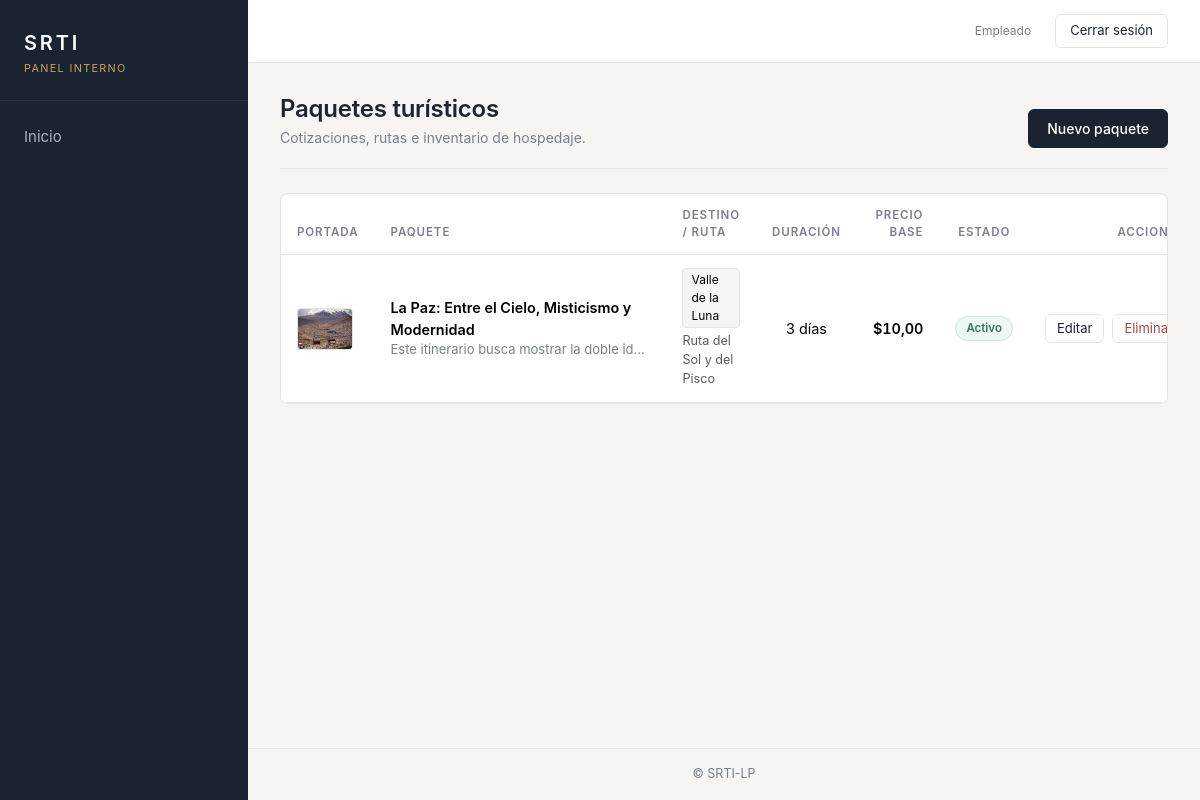
Page /gestion/paquetes/ on the committed database.
### apps/inventory/models.py (models this page shows, shortened)
class Paquete(models.Model):
    DIFICULTAD_CHOICES = [
        ('baja', 'Baja 🟢'),
        ('media', 'Media 🟡'),
        ('alta', 'Alta 🔴'),
    ]
    destino = models.ForeignKey('Destino', on_delete=models.PROTECT, related_name='paquetes_asociados')
    ruta = models.ForeignKey('Ruta', on_delete=models.SET_NULL, null=True, blank=True, verbose_name="Ruta Incluida")
    categoria = models.ForeignKey('Categoria', on_delete=models.CASCADE, verbose_name="Categoría")
    nombre = models.CharField(max_length=200)
    descripcion = models.TextField(verbose_name="Descripción completa")
    duracion_dias = models.IntegerField(verbose_name="Duración (Días)")
    precio_base = models.DecimalField(max_digits=10, decimal_places=2, verbose_name="Precio Base ($)")
    dificultad = models.CharField(max_length=10, choices=DIFICULTAD_CHOICES, default='media')
    cupos_totales = models.IntegerField(verbose_name="Cupos Totales")
    esta_activo = models.BooleanField(default=True, verbose_name="¿Publicado/Disponible para la venta?")
    calificacion_promedio = models.DecimalField(max_digits=3, decimal_places=2, default=4.5, verbose_name="Calificación")
    pois = models.ManyToManyField('PuntoDeInteres', related_name='paquetes_incluidos', verbose_name="Joyas Ocultas Incluidas", blank=True)
    class Meta:
        verbose_name = "Paquete Turístico"
        verbose_name_plural = "Paquetes Turísticos"

class ImagenPaquete(models.Model):
    paquete = models.ForeignKey(
        Paquete,
        on_delete=models.CASCADE,
        related_name='imagenes_galeria',
        verbose_name="Paquete Asociado"
    )
    imagen = models.ImageField(
        upload_to='paquetes_galeria/',
        verbose_name="Foto de la Galería",
        null=True, blank=True  # 👈 ¡Agrégale esto temporalmente!
    )
    fecha_subida = models.DateTimeField(default=timezone.now, verbose_name="Fecha de Subida")
    class Meta:
        verbose_name = "Imagen de Paquete"
        verbose_name_plural = "Imágenes de Paquetes"
        ordering = ['-fecha_subida']

class Destino(models.Model):
    TIPO_CHOICES = [
        ('urbano', 'Urbano 🏙️'),
        ('natural', 'Natural 🌲'),
        ('cultural', 'Cultural 🏛️'),
        ('gastronomico', 'Gastronómico 🍲'),
    ]
    nombre = models.CharField(max_length=200, verbose_name="Nombre del Destino")
    descripcion = models.TextField(verbose_name="Descripción detallada")
    ubicacion = models.CharField(max_length=250, blank=True, null=True, verbose_name="Ubicación General")
    latitud = models.FloatField(verbose_name="Latitud", blank=True, null=True)
    longitud = models.FloatField(verbose_name="Longitud", blank=True, null=True)
    tipo = models.CharField(max_length=20, choices=TIPO_CHOICES, default='natural', verbose_name="Tipo de Destino")
    clima = models.CharField(max_length=100, verbose_name="Clima Predominante")
    esta_activo = models.BooleanField(default=True, verbose_name="Estado Activo")
    fecha_creacion = models.DateTimeField(auto_now_add=True)
    class Meta:
        verbose_name = "Destino Turístico"
        verbose_name_plural = "Destinos Turísticos"
        ordering = ['-fecha_creacion']

class Ruta(models.Model):
    destino = models.ForeignKey('Destino', on_delete=models.PROTECT, related_name='rutas', verbose_name="Destino Principal")
    nombre = models.CharField(max_length=200, verbose_name="Nombre de la Ruta")
    descripcion = models.TextField(verbose_name="Descripción del Recorrido", blank=True)
    duracion_estimada = models.PositiveIntegerField(verbose_name="Duración Total (Minutos)", help_text="Tiempo total estimado de la ruta", default=0) # 💡 editable=False hace que no se pueda modificar a mano en el admin
    origen_logistico = models.CharField(max_length=200, verbose_name="Punto de Origen", default="Terminal Principal")
    destino_logistico = models.CharField(max_length=200, verbose_name="Punto de Destino Final", default="Punto Central")
    horario_salida = models.TimeField(verbose_name="Horario de Salida", null=True, blank=True)
    horario_retorno = models.TimeField(verbose_name="Horario de Retorno", null=True, blank=True)
    paradas = models.ManyToManyField(
        'PuntoDeInteres',
        through='ParadaRuta',
        related_name='rutas_que_lo_incluyen',
        verbose_name="Paradas de la Ruta"
    )
    esta_activa = models.BooleanField(default=True, verbose_name="¿Ruta Activa?")
    class Meta:
        verbose_name = "Ruta"
        verbose_name_plural = "Rutas"

### apps/gestion/views.py (the view)
# urls.py: path('paquetes/', views.PaqueteListView.as_view(), name='lista_paquetes'),
class PaqueteListView(ListView):
    model = Paquete
    template_name = 'gestion/ventas/paquete_lista.html'
    context_object_name = 'paquetes'

### apps/gestion/templates/gestion/ventas/paquete_lista.html (shortened to what this page needs)
{% extends 'base_dashboard.html' %}
{% load static %}
{% block content %}
<div class="page-header">
    <div>
        <h1 class="page-title">Paquetes turísticos</h1>
        <p class="page-subtitle">Cotizaciones, rutas e inventario de hospedaje.</p>
    </div>
    <a href="{% url 'gestion:crear_paquete' %}" class="btn-accent">Nuevo paquete</a>
</div>
<div class="panel">
    <div class="table-responsive">
        <table class="table table-hover align-middle mb-0">
            <thead>
                <tr>
                    <th style="width: 88px;">Portada</th>
                    <th>Paquete</th>
                    <th>Destino / Ruta</th>
                    <th class="text-center">Duración</th>
                    <th class="text-end">Precio base</th>
                    <th class="text-center">Estado</th>
                    <th class="text-end" style="width: 160px;">Acciones</th>
                </tr>
            </thead>
            <tbody>
                {% for paquete in paquetes %}
                <tr>
                    <td>
                        {% with foto=paquete.imagenes_galeria.all.0 %}
                            {% if foto %}
                                <img src="{{ foto.imagen.url }}" class="thumb" alt="">
                            {% else %}
                                <div class="thumb thumb-empty">Sin foto</div>
                            {% endif %}
                        {% endwith %}
                    </td>
                    <td>
                        <div class="cell-title">{{ paquete.nombre }}</div>
                        <div class="cell-desc text-truncate">{{ paquete.descripcion }}</div>
                    </td>
                    <td>
                        <span class="tag">{{ paquete.destino.nombre }}</span>
                        <div class="text-muted small mt-1">{{ paquete.ruta.nombre|default:"Sin ruta asignada" }}</div>
                    </td>
                    <td class="text-center">{{ paquete.duracion_dias }} días</td>
                    <td class="text-end price">${{ paquete.precio_base }}</td>
                    <td class="text-center">
                        {% if paquete.esta_activo %}
                            <span class="pill pill-on">Activo</span>
                        {% else %}
                            <span class="pill pill-off">Inactivo</span>
                        {% endif %}
                    </td>
                    <td class="text-end">
                        <div class="d-flex justify-content-end gap-2">
                            <a href="{% url 'gestion:editar_paquete' paquete.id %}" class="btn-row">Editar</a>
                            <form action="{% url 'gestion:eliminar_paquete' paquete.id %}" method="post" class="m-0 form-eliminar-paquete">
                                <button type="submit" class="btn-row btn-row-danger">Eliminar</button>
                            </form>
                        </div>
                    </td>
                </tr>
                {% endfor %}
            </tbody>
        </table>
    </div>
</div>
{% endblock %}

### static/css/dashboard.css (style rules this page uses)
:root { --bg: #f6f5f3; --surface: #ffffff; --border: #e7e5e1; --text: #1f2430; --text-muted: #7a7f8a; --sidebar-bg: #1b2230; --sidebar-text: #aab1bf; --sidebar-hover: #252e40; --accent: #c9a35b; --sidebar-w: 248px; --radius: 8px; }
body { background: var(--bg); color: var(--text); font-family: "Inter", system-ui, -apple-system, "Segoe UI", sans-serif; font-size: 0.9375rem; -webkit-font-smoothing: antialiased; }
.table > :not(caption) > * > * { padding: 0.8rem 1rem; }
.table thead th { color:var(--text-muted); font-size:0.72rem; font-weight:600; letter-spacing:0.08em; text-transform:uppercase; border-bottom:1px solid var(--border); background:transparent; }
.table tbody td { border-bottom:1px solid var(--border); font-size:0.9rem; }
.page-header { display:flex; justify-content:space-between; align-items:flex-end; gap:16px; margin-bottom:24px; padding-bottom:20px; border-bottom:1px solid var(--border); }
.page-title { margin:0; font-size:1.5rem; font-weight:600; letter-spacing:-0.01em; }
.page-subtitle { margin:4px 0 0; color:var(--text-muted); font-size:0.875rem; }
.panel { background:var(--surface); border:1px solid var(--border); border-radius:var(--radius); overflow:hidden; }
.btn-accent { display:inline-block; padding:8px 18px; border:1px solid var(--sidebar-bg); border-radius:6px; background:var(--sidebar-bg); color:#fff; font-size:0.875rem; font-weight:500; text-decoration:none; transition:background 0.15s; }
.btn-row { display:inline-block; padding:4px 11px; border:1px solid var(--border); border-radius:6px; background:transparent; color:var(--text); font-size:0.8125rem; text-decoration:none; transition: border-color 0.15s, background 0.15s, color 0.15s; }
.btn-row-danger { color:#a8483f; }
.thumb { width:56px; height:42px; object-fit:cover; border-radius:4px; border:1px solid var(--border); }
.tag { display:inline-block; padding:2px 8px; border:1px solid var(--border); border-radius:4px; background:var(--bg); font-size:0.75rem; }
.pill { display:inline-block; padding:3px 10px; border:1px solid; border-radius:999px; font-size:0.72rem; font-weight:600; }
.pill-on { color:#2f7a55; background:#eef7f2; border-color:#cfe5d8; }
.cell-title { font-weight:600; }
.cell-desc { max-width:260px; color:var(--text-muted); font-size:0.8125rem; }
.price { font-weight:600; font-variant-numeric:tabular-nums; }

### rows in the picture
Paquete: imagenes_galeria.all.0.imagen (picture), nombre "La Paz: Entre el Cielo, Misticismo y Modernidad", descripcion "Este itinerario busca mostrar la doble id…", destino.nombre "Valle de la Luna", ruta.nombre "Ruta del Sol y del Pisco", duracion_dias "3", precio_base "10,00", esta_activo "Activo"
